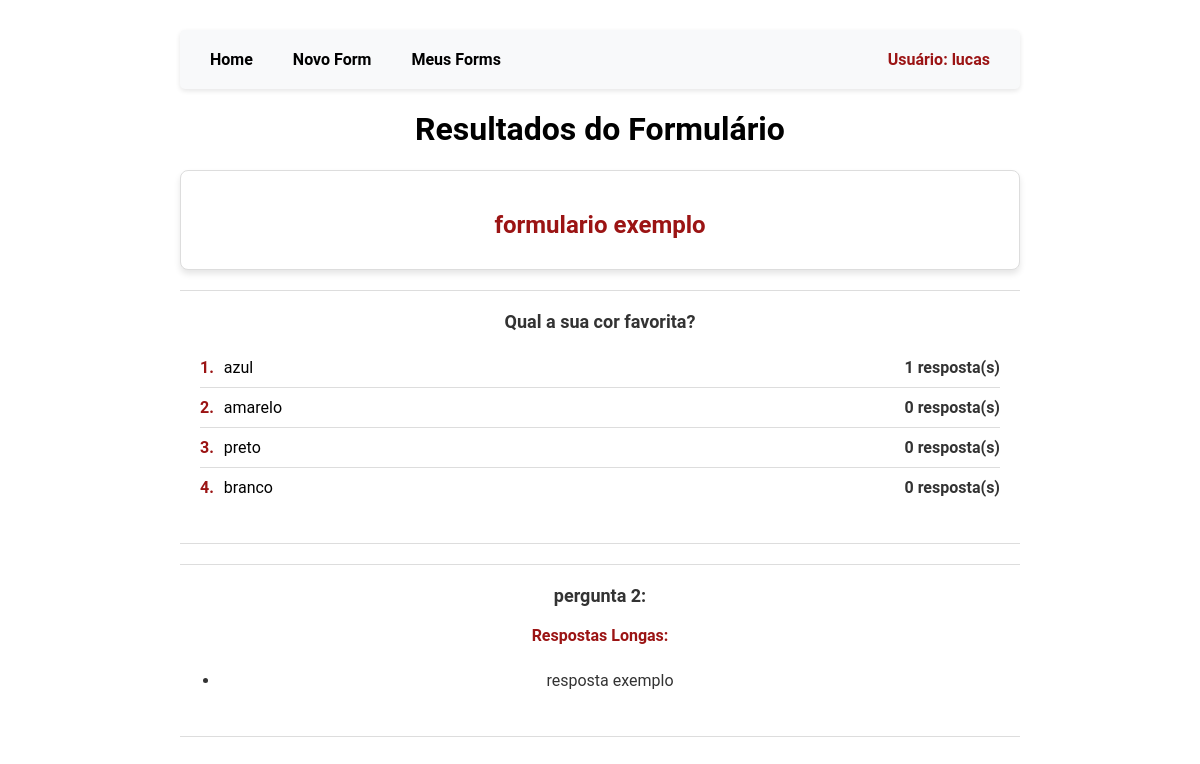
The page /form_result/34/ (signed in) on the database its author committed.
### ExtremeFormsApp/models.py (models this page shows, shortened)
class QuestionList(models.Model):
    name = models.CharField(max_length=200)
    description = models.TextField(blank=True)
    shareable_link = models.CharField(max_length=200, blank=True)
    user = models.ForeignKey(User, on_delete=models.CASCADE)
    created_at = models.DateTimeField(default=timezone.now)
    updated_at = models.DateTimeField(default=timezone.now)
    form_link = models.URLField(blank=True, null=True)  # New field for form link

class Question(models.Model):
    QUESTION_TYPES = [
        ('title', 'Title'),
        ('multiple_choice', 'Multiple Choice'),
        ('long_answer', 'Long Answer'),
    ]
    question_list = models.ForeignKey(QuestionList, related_name='questions', on_delete=models.CASCADE, null=True)
    text = models.CharField(max_length=200, default='')
    question_type = models.CharField(max_length=20, choices=QUESTION_TYPES, default='multiple_choice')
    multiple_choice_options = models.JSONField(blank=True, null=True, default=dict)
    created_at = models.DateTimeField(default=timezone.now)
    updated_at = models.DateTimeField(default=timezone.now)

class Answer(models.Model):
    question = models.ForeignKey(Question, on_delete=models.CASCADE)
    multiple_choice_answer = models.CharField(max_length=100, blank=True, null=True)
    long_answer_answer = models.TextField(blank=True, null=True)
    created_at = models.DateTimeField(default=timezone.now)
    updated_at = models.DateTimeField(default=timezone.now)

### ExtremeFormsApp/views.py (the view)
# urls.py: path('form_result/<int:id>/', views.form_result_view, name='form_result'),
@login_required
def form_result_view(request, id):
    question_list = get_object_or_404(QuestionList, id=id)
    questions = question_list.questions.all()
    option_counts = []
    for question in questions:
        if question.question_type == 'multiple_choice':
            options = question.multiple_choice_options.get("options", [])
            question.options = [chr(65 + i) for i in range(len(options))]
            counts = {
                'question_id': question.id,
                'counts': {option: 0 for option in options}
            }
            answers = Answer.objects.filter(question=question)
            for answer in answers:
                if answer.multiple_choice_answer in counts['counts']:
                    counts['counts'][answer.multiple_choice_answer] += 1
            option_counts.append(counts)
    context = {
        'form': question_list,
        'questions': questions,
        'answers': Answer.objects.filter(question__question_list=question_list),  # Ensure this fetches correctly
        'option_counts': option_counts,  # Pass the simplified structure to the template
    }
    print(option_counts)  # Debugging output to verify option counts
    return render(request, 'ExtremeFormsApp/form_result.html', context)

### ExtremeFormsApp/templates/ExtremeFormsApp/form_result.html (shortened to what this page needs)
{% load static %}
<!DOCTYPE html>
<html lang="en">
<head>
    <link rel="stylesheet" href="{% static 'css/ExtremeFormsApp/general.css' %}">
    <link rel="stylesheet" href="{% static 'css/ExtremeFormsApp/new_form.css' %}">
</head>
<body>
    <div class="content">
        {% include 'ExtremeFormsApp/links.html' %}
        <h1>Resultados do Formulário</h1>
        <div class="form-detail">
            <h2>{{ form.name }}</h2>
        </div>
        {% for question in questions %}
            <div class="question-block">
                <strong class="question-title">{{ question.text }}</strong>
                {% if question.question_type == 'multiple_choice' %}
                    <ul class="option-list">
                        {% for count in option_counts %}
                            {% if count.question_id == question.id %}
                                {% for option, qty in count.counts.items %}
                                    <li class="option-item">
                                        <span class="option-letter">{{ forloop.counter }}.</span> {{ option }} <span class="option-qty">{{ qty }} resposta(s)</span>
                                    </li>
                                {% endfor %}
                            {% endif %}
                        {% endfor %}
                    </ul>
                {% elif question.question_type == 'long_answer' %}
                    <h3 class="long-answer-header">Respostas Longas:</h3>
                    <ul class="long-answer-list">
                        {% for answer in answers %}
                            {% if answer.question.id == question.id %}
                                <li class="long-answer-item">{{ answer.long_answer_answer }}</li>
                            {% endif %}
                        {% endfor %}
                    </ul>
                {% endif %}
            </div>
        {% endfor %}
    </div>
</body>
</html>

### ExtremeFormsApp/templates/ExtremeFormsApp/links.html
{% load static %}
<nav class="dev_navbar">
    <a href="/" class="dev_nav-link">Home</a>
    <a href="{% url 'ExtremeFormsApp:new_form' %}" class="dev_nav-link">Novo Form</a>
    <a href="{% url 'ExtremeFormsApp:user_forms' %}" class="dev_nav-link">Meus Forms</a>
    <a href="{% url 'sec-login' %}" class="dev_nav-link user-info" title="Ir para o login">
        {% if user.is_authenticated %}
            Usuário: {{ user.username }}
        {% else %}
            Visitante
        {% endif %}
    </a>
</nav>

### ExtremeFormsApp/static/css/ExtremeFormsApp/general.css (style rules this page uses)
html, body { margin: 0; padding: 0; height: 100%; overflow-y: auto; }
body { font-family: 'Roboto', sans-serif; background-image: url('../../img/ExtremeFormsApp/triangle-mosaic.png'); background-size: cover; background-repeat: no-repeat; background-position: center; display: flex; justify-content: center; align-items: center; min-height: 100vh; }
.content { background-color: #fff; padding: 30px; text-align: center; max-width: 900px; width: 100%; margin: 0 auto; min-height: 100vh; box-sizing: border-box; max-height: 90vh; overflow-y: auto; -ms-overflow-style: none; scrollbar-width: none; }
.dev_navbar { background-color: #f8f9fa; padding: 10px 20px; box-shadow: 0 2px 5px rgba(0, 0, 0, 0.1); display: flex; align-items: center; border-radius: 5px; }
.dev_nav-link { margin-right: 20px; text-decoration: none; color: #000; font-weight: bold; font-size: 16px; transition: color 0.3s, transform 0.2s; display: flex; align-items: center; padding: 10px; }
.dev_nav-link:last-child { margin-right: 0; }
.user-info { margin-left: auto; font-weight: bold; color: #9b1414; display: flex; align-items: center; }

### ExtremeFormsApp/static/css/ExtremeFormsApp/new_form.css (style rules this page uses)
.form-detail { background-color: #ffffff; border: 1px solid #ddd; border-radius: 8px; padding: 20px; box-shadow: 0 4px 6px rgba(0, 0, 0, 0.1); margin-top: 20px; }
.form-detail h2 { color: #9b1414; font-size: 24px; margin-bottom: 10px; }
.question-block { background-color: #ffffff; border-top: 1px solid #ddd; border-bottom: 1px solid #ddd; padding: 20px; width: 100%; margin-top: 20px; box-sizing: border-box; }
.question-title { color: #333; font-size: 18px; font-weight: bold; margin-bottom: 10px; }
.option-list { list-style: none; padding: 0; }
.option-item { display: flex; align-items: center; padding: 10px 0; border-bottom: 1px solid #ddd; }
.option-item:last-child { border-bottom: none; }
.option-letter { font-weight: bold; margin-right: 10px; color: #9b1414; }
.option-qty { margin-left: auto; font-weight: bold; color: #333; }
.long-answer-header { color: #9b1414; font-size: 16px; margin-top: 20px; }
.long-answer-list { list-style-type: disc; padding-left: 20px; }
.long-answer-item { padding: 10px 0; color: #333; }

### rows shown on the page
QuestionList: name "formulario exemplo"
Question: text "Qual a sua cor favorita?", counts "azul" "amarelo" "preto" "branco", counts "1" "0" "0" "0"
Question: text "pergunta 2:"
Answer: long_answer_answer "resposta exemplo"

### other values the page prints
{{ user.username }} "lucas"
